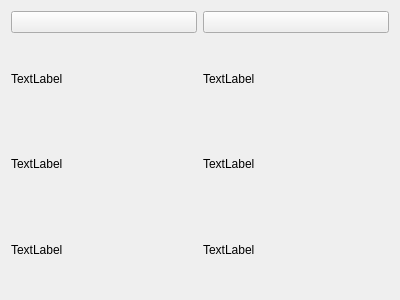
<?xml version="1.0" encoding="UTF-8"?>
<ui version="4.0">
 <class>Form</class>
 <widget class="QWidget" name="Form">
  <property name="geometry">
   <rect>
    <x>0</x>
    <y>0</y>
    <width>400</width>
    <height>300</height>
   </rect>
  </property>
  <property name="windowTitle">
   <string>Form</string>
  </property>
  <layout class="QVBoxLayout" name="verticalLayout_3">
   <item>
    <layout class="QVBoxLayout" name="verticalLayout_2">
     <item>
      <layout class="QHBoxLayout" name="horizontalLayout">
       <item>
        <widget class="QPushButton" name="leftFooMash">
         <property name="text">
          <string/>
         </property>
        </widget>
       </item>
       <item>
        <widget class="QPushButton" name="rightFooMash">
         <property name="text">
          <string/>
         </property>
        </widget>
       </item>
      </layout>
     </item>
     <item>
      <layout class="QVBoxLayout" name="verticalLayout">
       <item>
        <layout class="QHBoxLayout" name="horizontalLayout_2">
         <item>
          <widget class="QLabel" name="bFM">
           <property name="text">
            <string>TextLabel</string>
           </property>
          </widget>
         </item>
         <item>
          <widget class="QLabel" name="bSFM">
           <property name="text">
            <string>TextLabel</string>
           </property>
          </widget>
         </item>
        </layout>
       </item>
       <item>
        <layout class="QHBoxLayout" name="horizontalLayout_3">
         <item>
          <widget class="QLabel" name="bWFM">
           <property name="text">
            <string>TextLabel</string>
           </property>
          </widget>
         </item>
         <item>
          <widget class="QLabel" name="bWSFM">
           <property name="text">
            <string>TextLabel</string>
           </property>
          </widget>
         </item>
        </layout>
       </item>
       <item>
        <layout class="QHBoxLayout" name="horizontalLayout_4">
         <item>
          <widget class="QLabel" name="bWWFM">
           <property name="text">
            <string>TextLabel</string>
           </property>
          </widget>
         </item>
         <item>
          <widget class="QLabel" name="bWWSFM">
           <property name="text">
            <string>TextLabel</string>
           </property>
          </widget>
         </item>
        </layout>
       </item>
      </layout>
     </item>
    </layout>
   </item>
  </layout>
 </widget>
 <resources>
  <include location="metaFooMash.qrc"/>
 </resources>
 <connections/>
</ui>
